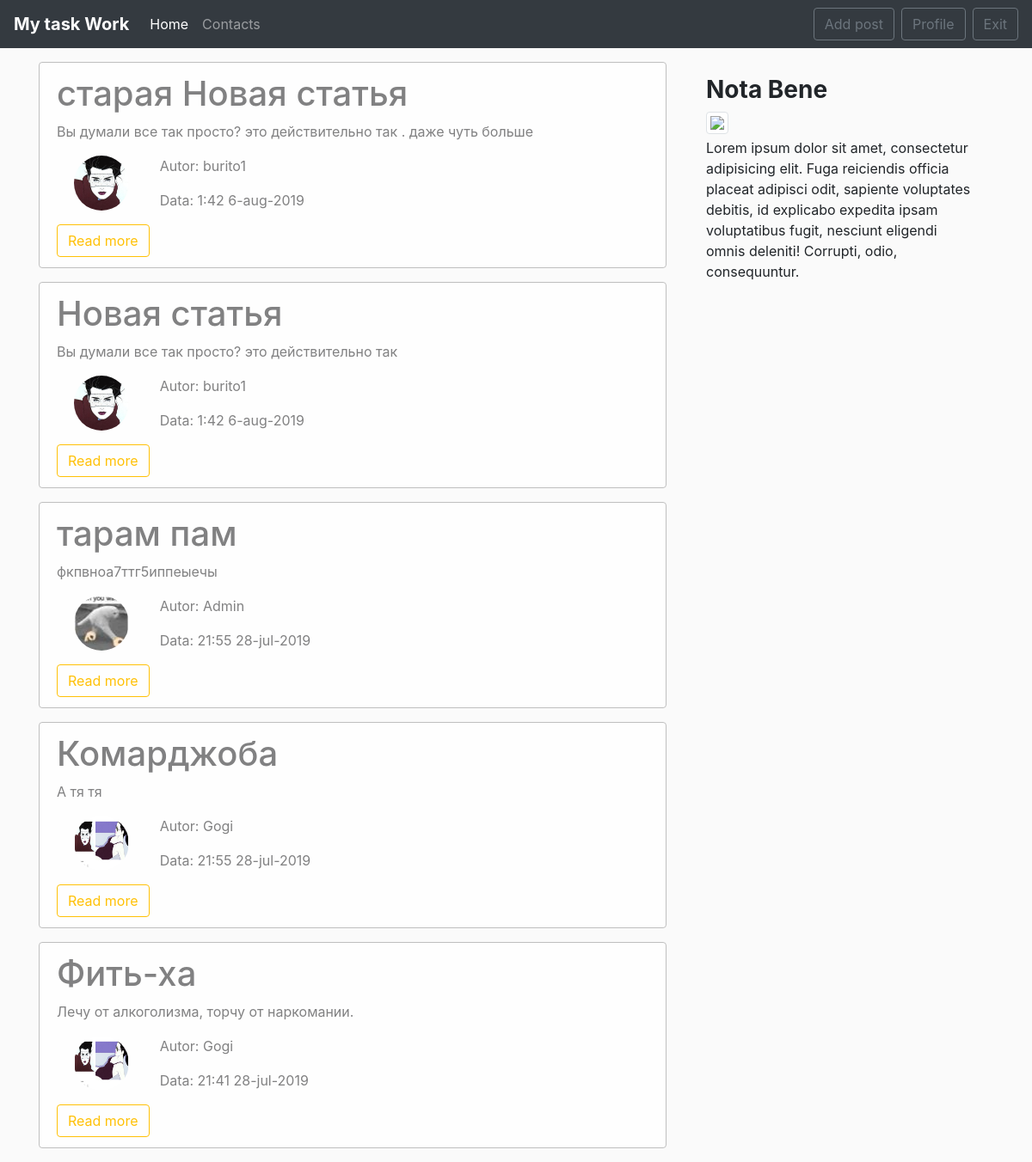
Page / (signed in) on the committed database.
### blog/models.py (models this page shows, shortened)
class Post(models.Model):
    title   =   models.CharField(max_length=50)
    text    =   models.TextField()
    date    =   models.DateTimeField(default = timezone.now)
    autor   =   models.ForeignKey(User, on_delete = models.CASCADE)

### hostes/models.py (models this page shows, shortened)
class Profile(models.Model):
    user = models.OneToOneField(User,on_delete = models.CASCADE)
    img =  models.ImageField(default='default.jpg', upload_to='user_images')

### blog/views.py (the view)
# urls.py: path('', views.ShowPostView.as_view(), name='blog'),
class ShowPostView(ListView):
    model = Post
    template_name = 'blog/home.html'
    context_object_name  = 'news'
    ordering = ['-date']
    def get_context_data(self, **kwards):
        ctx = super(ShowPostView, self).get_context_data(**kwards)
        ctx ['title'] = 'Main page'
        return ctx

### blog/templates/blog/home.html
{% extends 'blog/main.html' %}
{% load crispy_forms_tags%}
{% block main_section%}
  {% for post in news %}
<div class='alert alert-light'>
    <h1>  {{post.title}}   </h1>
    <p> {{post.text}} </p>
    <div class="row">
      <div class="col-md-2">
        {% if post.autor.profile.img %}
        <img src="{{post.autor.profile.img.url}}" alt="{{post.avtor}}" class="user_image">
        {%else%}
        <img src="/pictures/default.jpg" alt="{{post.avtor}}" class="user_image">
        {%endif%}
      </div>
      <div class="col-md-10">
        {% if post.autor %}
          <p>Autor: {{post.autor}}</p>
        {%else%}
          <p>Autor: Anon </p>
        {%endif%}
      <p>Data: {{post.date| date:"G:i j-b-Y"}}</p>
      </div>
    </div>
    <a href="{% url 'blog_detail' post.id %}" class = "btn btn-outline-warning">Read more</a>
</div>
  {% endfor %}
{%endblock main_section%}

### blog/static/blog/main.css (style rules this page uses)
body { background: #fafafa }
.alert-light { border-color: #bfbfbf }
.user_image { width:64px; height:64px; border-radius: 50%; margin-right: 10px; margin-left: 20px; }

### rows in the picture
Post: title "старая Новая статья", text "Вы думали все так просто? это действительно так . даже чуть больше", autor.profile.img (placeholder picture), autor "burito1", date "1:42 6-aug-2019"
Post: title "Новая статья", text "Вы думали все так просто? это действительно так", autor.profile.img (placeholder picture), autor "burito1", date "1:42 6-aug-2019"
Post: title "тарам пам", text "фкпвноа7ттг5иппеыечы", autor.profile.img (picture), autor "Admin", date "21:55 28-jul-2019"
Post: title "Комарджоба", text "А тя тя", autor.profile.img (picture), autor "Gogi", date "21:55 28-jul-2019"
Post: title "Фить-ха", text "Лечу от алкоголизма, торчу от наркомании.", autor.profile.img (picture), autor "Gogi", date "21:41 28-jul-2019"
